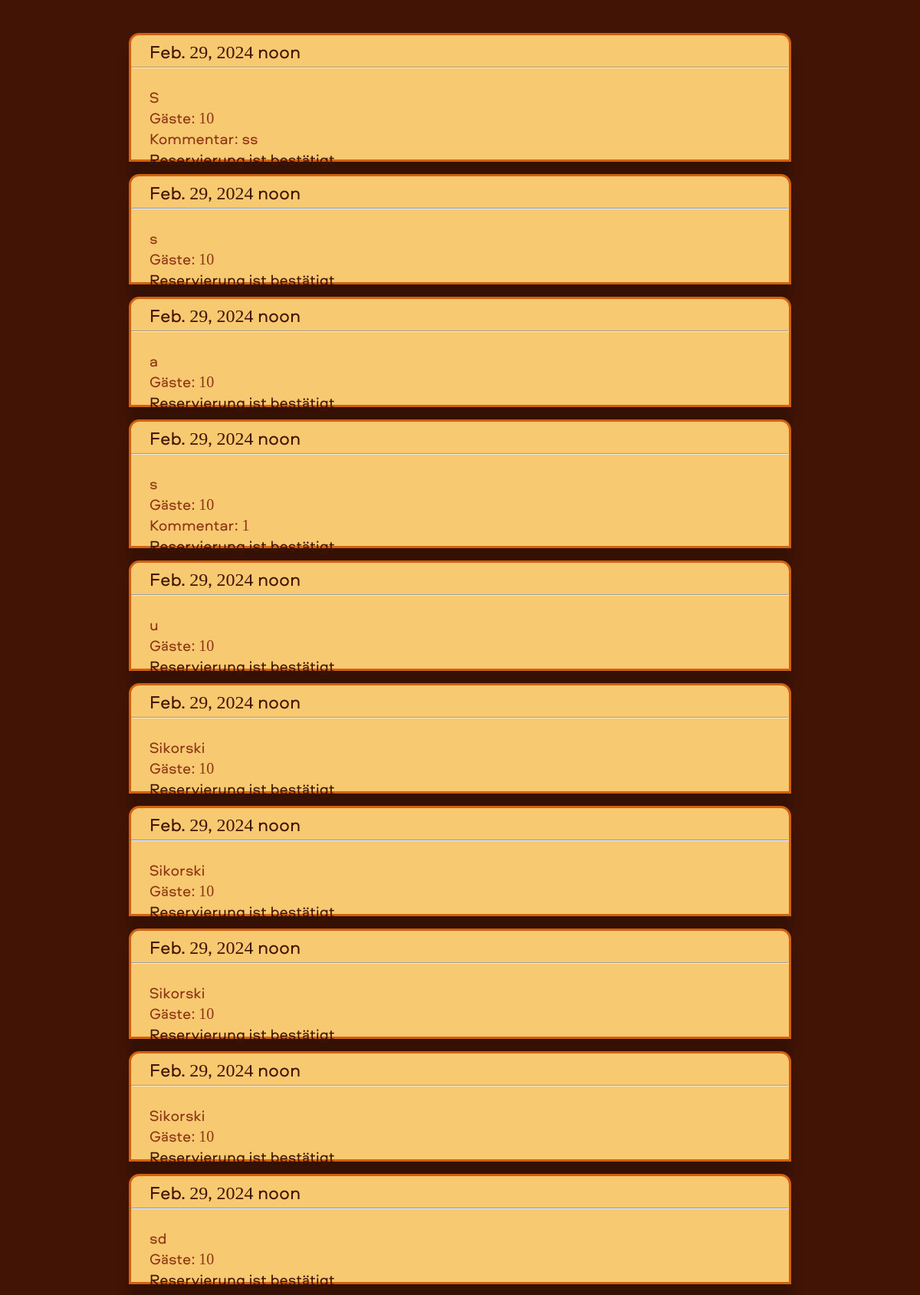
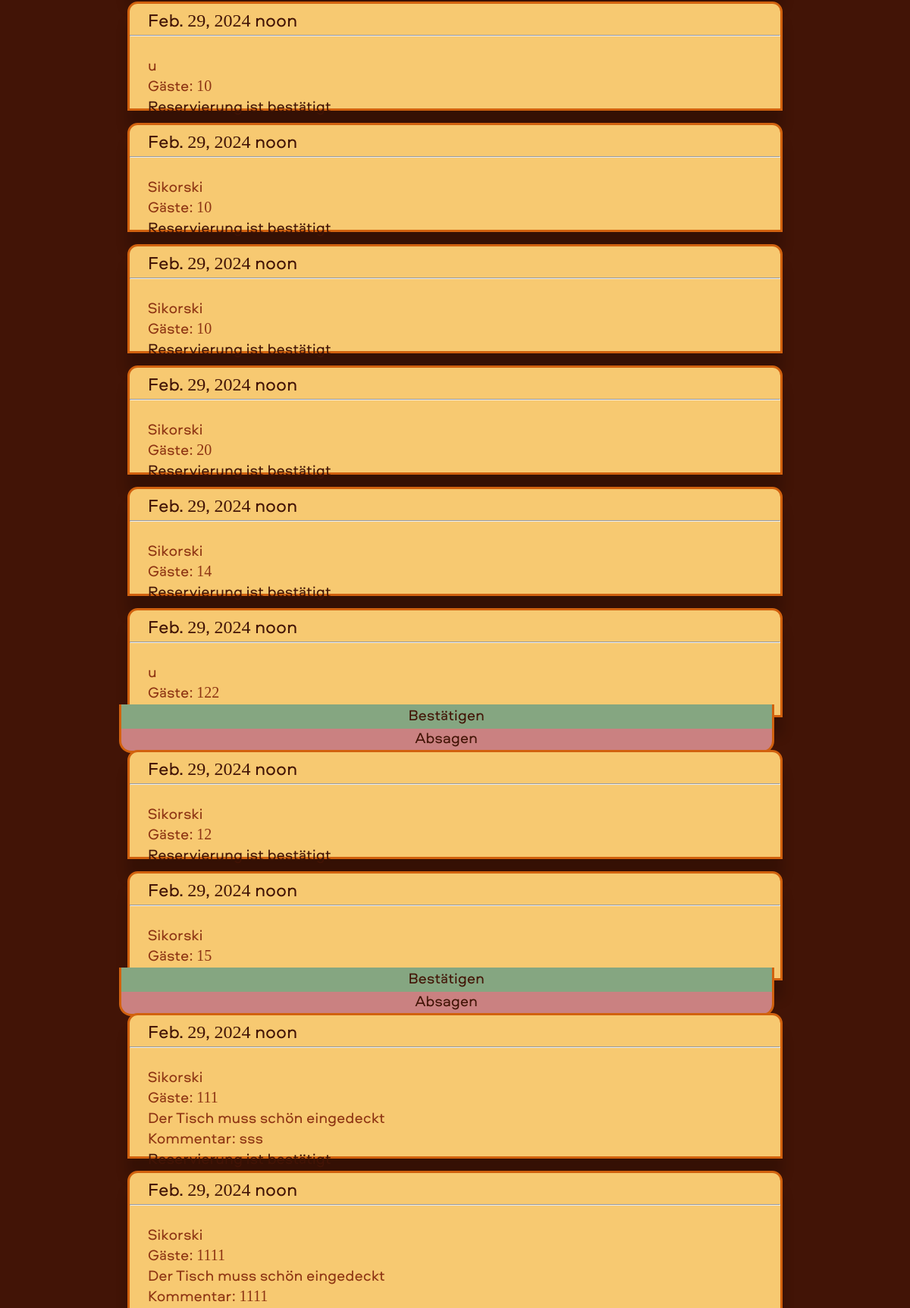
Page /orders_admin/ (signed in, upper part) on the committed database (2 pictures, top to bottom).
### reservation_app/models.py (models this page shows, shortened)
class Book(models.Model):
    user = models.ForeignKey(settings.AUTH_USER_MODEL, on_delete=models.CASCADE, default=1)
    last_name = models.CharField(default='', max_length=50)
    time = models.TimeField(default='12:30:00')
    date = models.DateField(default='2024-02-19')
    guests = models.IntegerField(default= '',null=False)
    confirmation= models.CharField(default='Nein', max_length=20)
    fcm_token = models.CharField(max_length=255, blank=True, null=True)
    phone     = models.CharField(max_length=30,blank=True,null=True)
    comment   = models.CharField(max_length=300,blank=True,null=True)
    decoration = models.BooleanField(default=False)
    color =    models.CharField(max_length=300,blank=True,null=True)

### accounts/models.py (models this page shows)
class customuser(AbstractUser):
    fcm_token = models.CharField(max_length=255, blank=True, null=True)
    phone     = models.CharField(max_length=30,blank=True,null=True)

### reservation_app/views.py (the view)
# urls.py: path('orders_admin/', views.orders_admin, name='orders_admin'),
def orders_admin(request):
    if request.user.is_superuser:
        user_orders = Book.objects.filter(confirmation__in=['Nein', 'Ja'])
        return render(request, 'orders_admin.html', {'user_orders': user_orders})
    else:
        return redirect('home')

### reservation_app/templates/orders_admin.html (shortened to what this page needs)
{% extends 'base.html' %}
{% block content %}
    <br>
     {% if user.is_authenticated %}
     <div class="tables-container" style="height:90vh">
     {% for order in user_orders %}
     {% if order.comment == "" and order.decoration == False %}
     <div class="table_button" style="margin-bottom: 2vh; height: 18vh;"><label>{{ order.date }} {{ order.time }}</label>
      {% else %}
      {% if order.comment == "" or order.decoration == False %}
      <div class="table_button" style="margin-bottom: 2vh; height: 21vh;"><label>{{ order.date }} {{ order.time }}</label>
        {% else %}
        <div class="table_button" style="margin-bottom: 2vh; height: 24vh;"><label>{{ order.date }} {{ order.time }}</label>
          {% endif %}
        {% endif %}
      <hr>
      <div class="text_st">
        {% if order.last_name == ''%}
      <br> {{ order.user.last_name }}
      {% else %}
      <br> {{ order.last_name}}
      {% endif %}
      <br> Gäste: {{ order.guests }}
      {% if order.decoration == True %}
      <br>
      Der Tisch muss schön
      eingedeckt
      {% endif %}
      {% if order.comment != "" %}
      <br>
      Kommentar: {{ order.comment }}
      {% endif %}
    </div>
    {% if order.confirmation == "Ja" %}
      <div style="color: var(--c950); padding-left: 2vw;">Reservierung ist bestätigt</div>
      {% endif %}
    {% if order.confirmation == 'Nein'%}
    <a href="{% url 'confirm' %}?method=confirm&book_id={{ order.id }}">
        <button class="confirm">Bestätigen</button>
      </a>
      <a href="{% url 'confirm' %}?method=cancel&book_id={{ order.id }}">
        <button class="cancel">Absagen</button>
      </a>
      {% endif %}
    <br><br><br><br><br>
  </div>
  {% if order.confirmation == 'Nein'%}
  <br>
  {% endif %}
     {% endfor %}
     {% endif %}
</div>
     {% load static %}
{% endblock %}

### rows in the picture
Book: date "Feb. 29, 2024", time "noon", user.last_name "S", guests "10", comment "ss", confirmation "Reservierung ist bestätigt"
Book: date "Feb. 29, 2024", time "noon", last_name "s", guests "10", confirmation "Reservierung ist bestätigt"
Book: date "Feb. 29, 2024", time "noon", last_name "a", guests "10", confirmation "Reservierung ist bestätigt"
Book: date "Feb. 29, 2024", time "noon", last_name "s", guests "10", comment "1", confirmation "Reservierung ist bestätigt"
Book: date "Feb. 29, 2024", time "noon", user.last_name "u", guests "10", confirmation "Reservierung ist bestätigt"
Book: date "Feb. 29, 2024", time "noon", user.last_name "Sikorski", guests "10", confirmation "Reservierung ist bestätigt"
Book: date "Feb. 29, 2024", time "noon", user.last_name "Sikorski", guests "10", confirmation "Reservierung ist bestätigt"
Book: date "Feb. 29, 2024", time "noon", user.last_name "Sikorski", guests "10", confirmation "Reservierung ist bestätigt"
Book: date "Feb. 29, 2024", time "noon", user.last_name "Sikorski", guests "10", confirmation "Reservierung ist bestätigt"
Book: date "Feb. 29, 2024", time "noon", last_name "sd", guests "10", confirmation "Reservierung ist bestätigt"
Book: date "Feb. 29, 2024", time "noon", user.last_name "u", guests "10", confirmation "Reservierung ist bestätigt"
Book: date "Feb. 29, 2024", time "noon", user.last_name "Sikorski", guests "10", confirmation "Reservierung ist bestätigt"
Book: date "Feb. 29, 2024", time "noon", user.last_name "Sikorski", guests "10", confirmation "Reservierung ist bestätigt"
Book: date "Feb. 29, 2024", time "noon", user.last_name "Sikorski", guests "20", confirmation "Reservierung ist bestätigt"
Book: date "Feb. 29, 2024", time "noon", user.last_name "Sikorski", guests "14", confirmation "Reservierung ist bestätigt"
Book: date "Feb. 29, 2024", time "noon", user.last_name "u", guests "122"
Book: date "Feb. 29, 2024", time "noon", user.last_name "Sikorski", guests "12", confirmation "Reservierung ist bestätigt"
Book: date "Feb. 29, 2024", time "noon", user.last_name "Sikorski", guests "15"
Book: date "Feb. 29, 2024", time "noon", user.last_name "Sikorski", guests "111", decoration "Der Tisch muss schön", comment "sss", confirmation "Reservierung ist bestätigt"
Book: date "Feb. 29, 2024", time "noon", user.last_name "Sikorski", guests "1111", decoration "Der Tisch muss schön", comment "1111"
